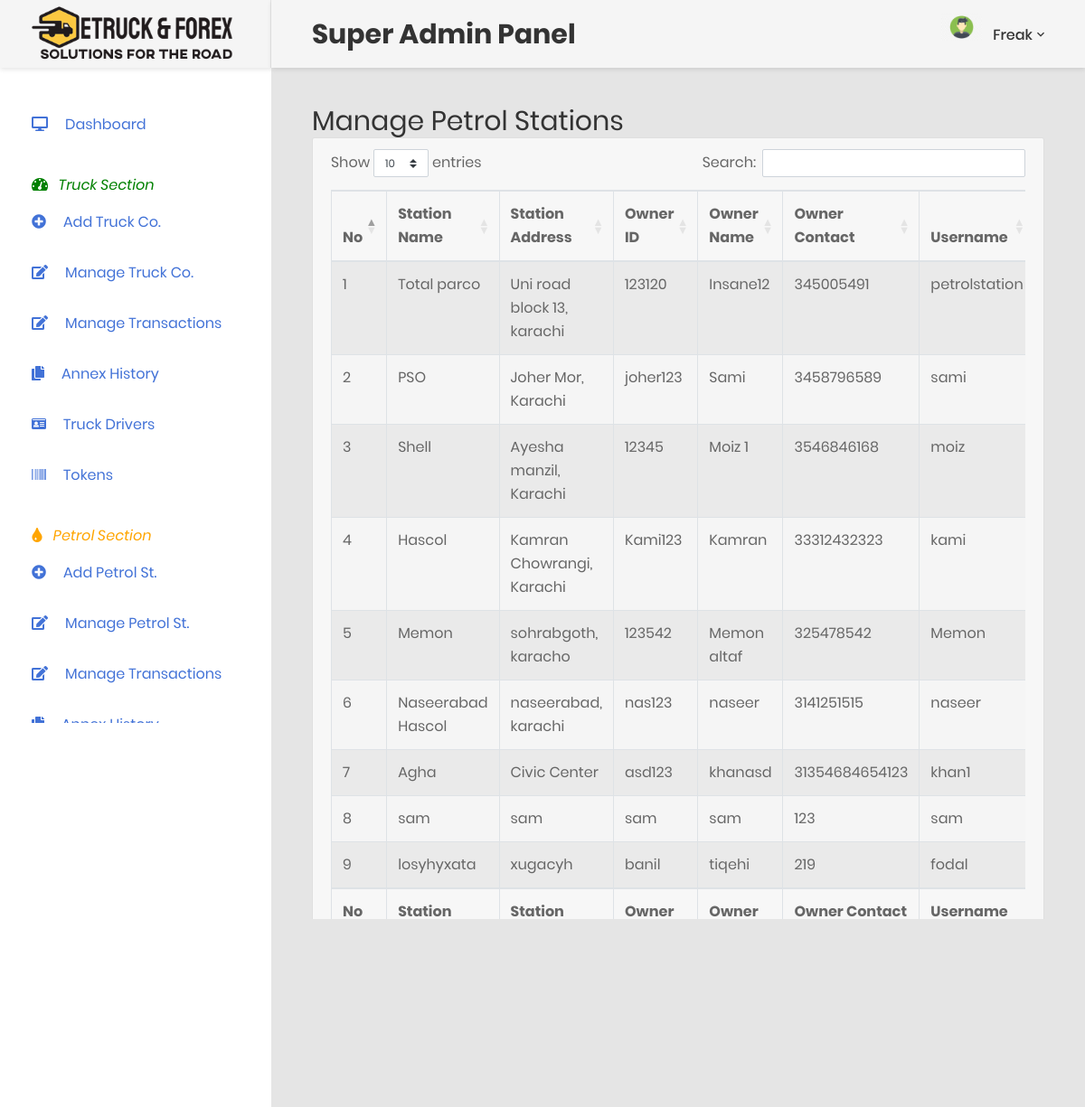
The page /super-admin/superadmin-allpetrolstation.php (signed in) on the database its author committed.
### tables this page shows
CREATE TABLE `petrol_stations` (
  `Id` int(11) NOT NULL,
  `P_Name` varchar(45) NOT NULL,
  `P_Address` varchar(60) NOT NULL,
  `Owner_Id` varchar(55) NOT NULL,
  `Owner_Name` varchar(45) NOT NULL,
  `Owner_Contact` bigint(20) NOT NULL,
  `P_Litre_Capital` decimal(10,0) NOT NULL,
  `P_Cash_Capital` decimal(10,0) NOT NULL,
  `P_Fuel_Price` decimal(10,0) NOT NULL,
  `P_New_Fuel_Price` decimal(10,0) DEFAULT NULL
);

CREATE TABLE `user_login` (
  `id` int(11) NOT NULL,
  `UserName` varchar(25) NOT NULL,
  `Email` varchar(55) DEFAULT NULL,
  `PassWord` varchar(25) NOT NULL,
  `User_Role` double NOT NULL,
  `Owner_Id` varchar(55) NOT NULL
);

### scripts/super-admin-assets.php (called while the page is built, shortened)
<?php
    include('db-connection.php');
    $reg1 = new user();
    $query_managepetrol  = "SELECT * FROM petrol_stations , user_login WHERE user_login.Owner_Id = petrol_stations.Owner_Id AND user_login.User_Role = 4";
    $result_managepetrol = mysqli_query($reg1->con, $query_managepetrol);
?>

### scripts/db-connection.php (called while the page is built, shortened)
<?PHP
	class user{
		public $localhost = "localhost";
		public $username = "root";
		public $password = "";
		public $database = "etruck";
		function __construct()
		{
			$this->con = mysqli_connect($this->localhost, $this->username, $this->password, $this->database);
		}
	}
?>

### super-admin/superadmin-allpetrolstation.php (the view, shortened to what this page needs)
<?php
include('superadmin-headertemplate.php');
?>
                <div class="section__content section__content--p30">
                    <div class="container-fluid">
                        <div class="row">
                            <div class="col-md-12">
                                <div class="overview-wrap">
                                    <h2 class="title-1">Manage Petrol Stations</h2>
                                </div>
                            </div>
                        </div>
                        <div class="row">
                            <div class="col-md-12">
                                 <div class="card">
                                    <div class="card-header">
                                      <table id="example" class="table table-striped table-bordered" style="width:100%">
                        <thead>
                            <tr>
                                <th>No</th>
                                <th>Station Name</th>
                                <th>Station Address</th>
                                <th>Owner ID</th>
                                <th>Owner Name</th>
                                <th>Owner Contact</th>
                                <th>Username</th>
                            </tr>
                        </thead>
                        <tbody>
                                <?php
                                $count = 1;
                                foreach ($result_managepetrol as $rmp) {  ?>
                                <tr>
                                <td><?php echo $count; ?></td>
                                <td><?php echo $rmp['P_Name']; ?></td>
                                <td><?php echo $rmp['P_Address']; ?></td>
                                <td><?php echo $rmp['Owner_Id']; ?></td>
                                <td><?php echo $rmp['Owner_Name']; ?></td>
                                <td><?php echo $rmp['Owner_Contact']; ?></td>
                                <td><?php echo $rmp['UserName']; ?></td>
                                </tr>
                                <?php $count++; } ?>
                        </tbody>
                        <tfoot>
                            <tr>
                                <th>No</th>
                                <th>Station Name</th>
                                <th>Station Address</th>
                                <th>Owner ID</th>
                                <th>Owner Name</th>
                                <th>Owner Contact</th>
                                <th>Username</th>
                            </tr>
                        </tfoot>
                    </table>
                                    </div>
                                    <div class="col-lg-9">
                            </div>
                                    </div>
                                </div>
                            </div>
                        </div>
<?php
include('superadmin-footertemplate.php');
?>

### super-admin/superadmin-headertemplate.php (shortened to what this page needs)
<?php
   require('../scripts/super-admin-assets.php');
   ?>
<!DOCTYPE html>
<html lang="en">
   <head>
      <link href="../css/font-face.css" rel="stylesheet" media="all">
      <link href="../vendor/font-awesome-4.7/css/font-awesome.min.css" rel="stylesheet" media="all">
      <link href="../vendor/font-awesome-5/css/fontawesome-all.min.css" rel="stylesheet" media="all">
      <link href="../vendor/mdi-font/css/material-design-iconic-font.min.css" rel="stylesheet" media="all">
      <link href="../vendor/bootstrap-4.1/bootstrap.min.css" rel="stylesheet" media="all">
      <link href="../vendor/animsition/animsition.min.css" rel="stylesheet" media="all">
      <link href="../vendor/bootstrap-progressbar/bootstrap-progressbar-3.3.4.min.css" rel="stylesheet" media="all">
      <link href="../vendor/wow/animate.css" rel="stylesheet" media="all">
      <link href="../vendor/css-hamburgers/hamburgers.min.css" rel="stylesheet" media="all">
      <link href="../vendor/slick/slick.css" rel="stylesheet" media="all">
      <link href="../vendor/select2/select2.min.css" rel="stylesheet" media="all">
      <link href="../vendor/perfect-scrollbar/perfect-scrollbar.css" rel="stylesheet" media="all">
      <link href="../css/theme.css" rel="stylesheet" media="all">
      <link rel="stylesheet" type="text/css" href="https://cdn.datatables.net/1.10.21/css/dataTables.bootstrap4.min.css">
   </head>
   <body class="animsition">
      <div class="page-wrapper">
      <aside class="menu-sidebar d-none d-lg-block">
         <div class="logo">
            <a href="#">
            <img src="../images/icon/logo panel.png" alt="Etruck & Forex" />
            </a>
         </div>
         <div class="menu-sidebar__content js-scrollbar1">
            <nav class="navbar-sidebar">
               <ul class="list-unstyled navbar__list">
                  <li class="active has-sub">
                     <a class="js-arrow" href="superadmin-dashboard">
                     <i class="fas fa-desktop"></i>Dashboard</a>
                  </li>
               </ul>
               <br>
               <ul class="list-unstyled navbar__list">
                  <li>
                     <i class="fas fa-tachometer-alt" style="color: green"></i> &nbsp <i style="color: green">Truck Section</i>
                  </li>
                  <li class="active has-sub">
                     <a class="js-arrow" href="superadmin-addtruck">
                     <i class="fas fa-plus-circle"></i>Add Truck Co.</a>
                  </li>
                  <li class="active has-sub">
                     <a class="js-arrow" href="superadmin-alltruck">
                     <i class="fa fa-edit"></i>Manage Truck Co.</a>
                  </li>
                  <li class="active has-sub">
                     <a class="js-arrow" href="superadmin-trucktransaction">
                     <i class="fa fa-edit"></i>Manage Transactions</a>
                  </li>
                  <li class="active has-sub">
                     <a class="js-arrow" href="superadmin-truckannexhistory">
                     <i class="fas fa-copy"></i>Annex History</a>
                  </li>
                  <li class="active has-sub">
                     <a class="js-arrow" href="superadmin-alltruckdrivers">
                     <i class="fa fa-id-card"></i>Truck Drivers</a>
                  </li>
                  <li class="active has-sub">
                     <a class="js-arrow" href="superadmin-tokens">
                     <i class="fa fa-barcode" aria-hidden="true"></i>Tokens</a>
                  </li>
               </ul>
               <ul class="list-unstyled navbar__list">
                  <li class="active has-sub">
                     <i class="fas fa-tint" style="color: orange"></i> &nbsp <i style="color: orange">Petrol Section</i>
                  </li>
                  <li class="active has-sub">
                     <a class="js-arrow" href="superadmin-addpetrolstation">
                     <i class="fas fa-plus-circle"></i>Add Petrol St.</a>
                  </li>
                  <li class="active has-sub">
                     <a class="js-arrow" href="superadmin-allpetrolstation">
                     <i class="fa fa-edit"></i>Manage Petrol St.</a>
                  </li>
                  <li class="active has-sub">
                     <a class="js-arrow" href="superadmin-managetransaction">
                     <i class="fa fa-edit"></i>Manage Transactions</a>
                  </li>
                  <li class="active has-sub">
                     <a class="js-arrow" href="#">
                     <i class="fas fa-copy"></i>Annex History</a>
                  </li>
               </ul>
               <br>
               <br>
               <br>
            </nav>
         </div>
      </aside>
      <div class="page-container">
      <header class="header-desktop">
         <div class="section__content section__content--p30">
            <div class="container-fluid">
               <div class="header-wrap">
                  <h2>Super Admin Panel</h2>
                  <div class="header-button">
                     <div class="account-wrap">
                        <div class="account-item clearfix js-item-menu">
                           <div class="image">
                              <img src="../images/icon/Superadmin.png" alt="Super-Admin" />
                           </div>
                           <div class="content">
                              <a class="js-acc-btn" href="#"><?php echo $_SESSION['username']; ?></a>
                           </div>
                        </div>
                     </div>
                  </div>
               </div>
            </div>
         </div>
      </header>
      <div id="wrapper-id">
      <div class="main-content" style="min-height: 100%;" >

### super-admin/superadmin-footertemplate.php (shortened to what this page needs)
<div class="row ">
                            <div class="col-md-12">
                                <div class="copyright">
                                    <p>Copyright © <?php echo date("Y"); ?> <a href="#" target="_blank">ETRUCK</a>. All rights reserved.</p>
                                </div>
                            </div>
                        </div>
                        </div>
                    </div>
                </div>
</body>
</html>

### rows shown on the page
petrol_stations: P_Name "Total parco", P_Address "Uni road block 13, karachi", user_login.Owner_Id "123120", Owner_Name "Insane12", Owner_Contact "345005491", user_login.UserName "petrolstation"
petrol_stations: P_Name "PSO", P_Address "Joher Mor, Karachi", user_login.Owner_Id "joher123", Owner_Name "Sami", Owner_Contact "3458796589", user_login.UserName "sami"
petrol_stations: P_Name "Shell", P_Address "Ayesha manzil, Karachi", user_login.Owner_Id "12345", Owner_Name "Moiz 1", Owner_Contact "3546846168", user_login.UserName "moiz"
petrol_stations: P_Name "Hascol", P_Address "Kamran Chowrangi, Karachi", user_login.Owner_Id "Kami123", Owner_Name "Kamran", Owner_Contact "33312432323", user_login.UserName "kami"
petrol_stations: P_Name "Memon", P_Address "sohrabgoth, karacho", user_login.Owner_Id "123542", Owner_Name "Memon altaf", Owner_Contact "325478542", user_login.UserName "Memon"
petrol_stations: P_Name "Naseerabad Hascol", P_Address "naseerabad, karachi", user_login.Owner_Id "nas123", Owner_Name "naseer", Owner_Contact "3141251515", user_login.UserName "naseer"
petrol_stations: P_Name "Agha", P_Address "Civic Center", user_login.Owner_Id "asd123", Owner_Name "khanasd", Owner_Contact "31354684654123", user_login.UserName "khan1"
petrol_stations: P_Name "sam", P_Address "sam", user_login.Owner_Id "sam", Owner_Name "sam", Owner_Contact "123", user_login.UserName "sam"
petrol_stations: P_Name "losyhyxata", P_Address "xugacyh", user_login.Owner_Id "banil", Owner_Name "tiqehi", Owner_Contact "219", user_login.UserName "fodal"

### other values the page prints
$_SESSION['username'] "Freak"
